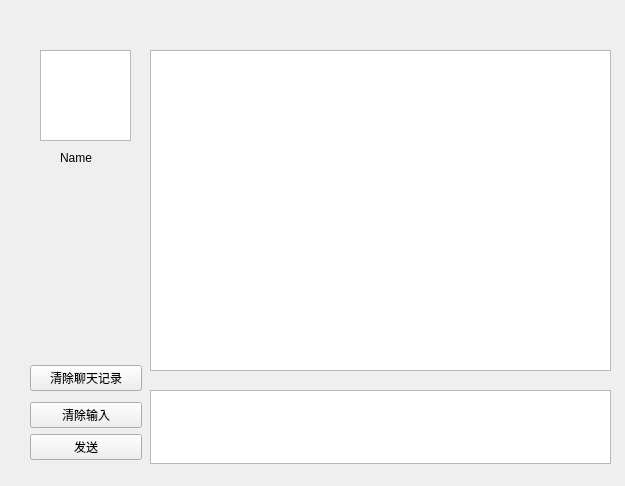
<?xml version="1.0" encoding="UTF-8"?>
<ui version="4.0">
 <class>BaseWidget</class>
 <widget class="QWidget" name="BaseWidget">
  <property name="geometry">
   <rect>
    <x>0</x>
    <y>0</y>
    <width>625</width>
    <height>486</height>
   </rect>
  </property>
  <property name="windowTitle">
   <string>Chat</string>
  </property>
  <widget class="QTextBrowser" name="textBrowser">
   <property name="geometry">
    <rect>
     <x>150</x>
     <y>50</y>
     <width>461</width>
     <height>321</height>
    </rect>
   </property>
  </widget>
  <widget class="QPlainTextEdit" name="plainTextEdit">
   <property name="geometry">
    <rect>
     <x>150</x>
     <y>390</y>
     <width>461</width>
     <height>74</height>
    </rect>
   </property>
  </widget>
  <widget class="QGraphicsView" name="graphicsView">
   <property name="geometry">
    <rect>
     <x>40</x>
     <y>50</y>
     <width>91</width>
     <height>91</height>
    </rect>
   </property>
  </widget>
  <widget class="QLabel" name="hName">
   <property name="geometry">
    <rect>
     <x>60</x>
     <y>150</y>
     <width>58</width>
     <height>16</height>
    </rect>
   </property>
   <property name="text">
    <string>Name</string>
   </property>
  </widget>
  <widget class="QWidget" name="">
   <property name="geometry">
    <rect>
     <x>30</x>
     <y>360</y>
     <width>112</width>
     <height>105</height>
    </rect>
   </property>
   <layout class="QVBoxLayout" name="verticalLayout_2">
    <item>
     <widget class="QPushButton" name="ClearDataBtn">
      <property name="text">
       <string>清除聊天记录</string>
      </property>
     </widget>
    </item>
    <item>
     <layout class="QVBoxLayout" name="verticalLayout">
      <item>
       <widget class="QPushButton" name="ClearBtn">
        <property name="text">
         <string>清除输入</string>
        </property>
       </widget>
      </item>
      <item>
       <widget class="QPushButton" name="SendBtn">
        <property name="text">
         <string>发送</string>
        </property>
       </widget>
      </item>
     </layout>
    </item>
   </layout>
  </widget>
 </widget>
 <resources/>
 <connections/>
</ui>
